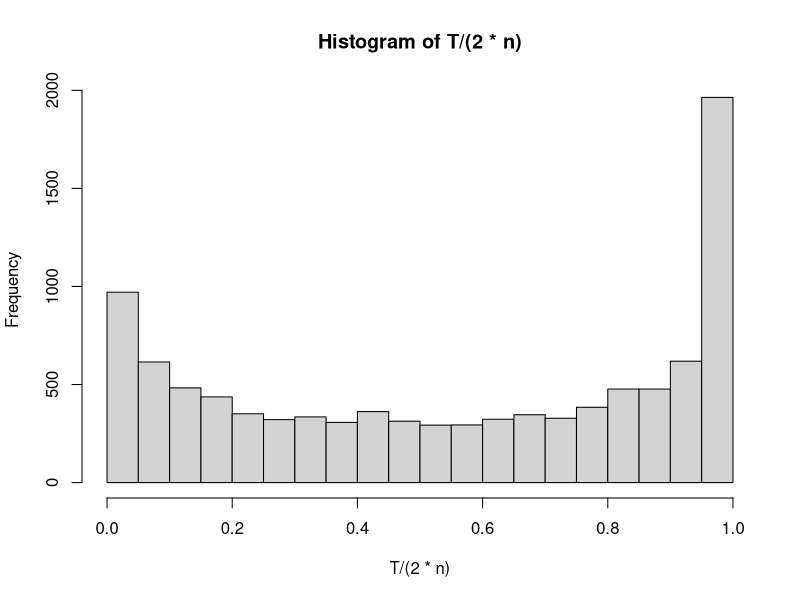
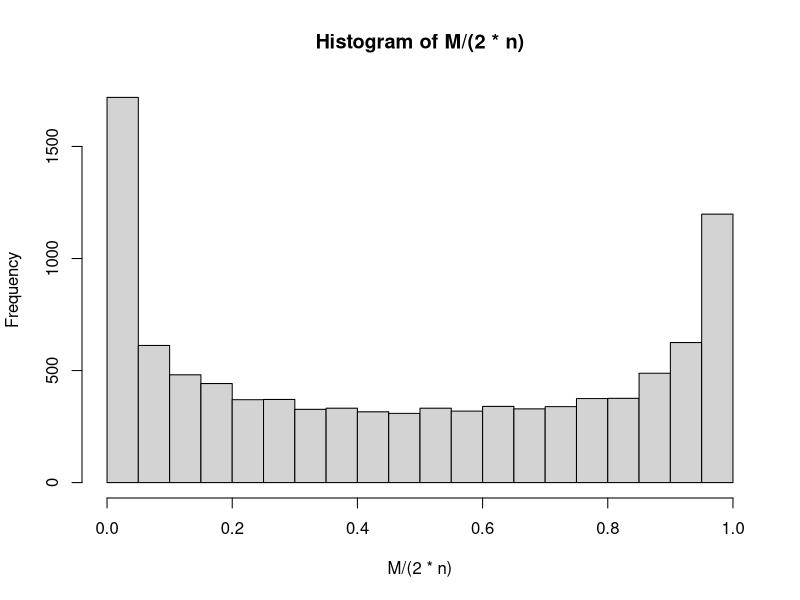
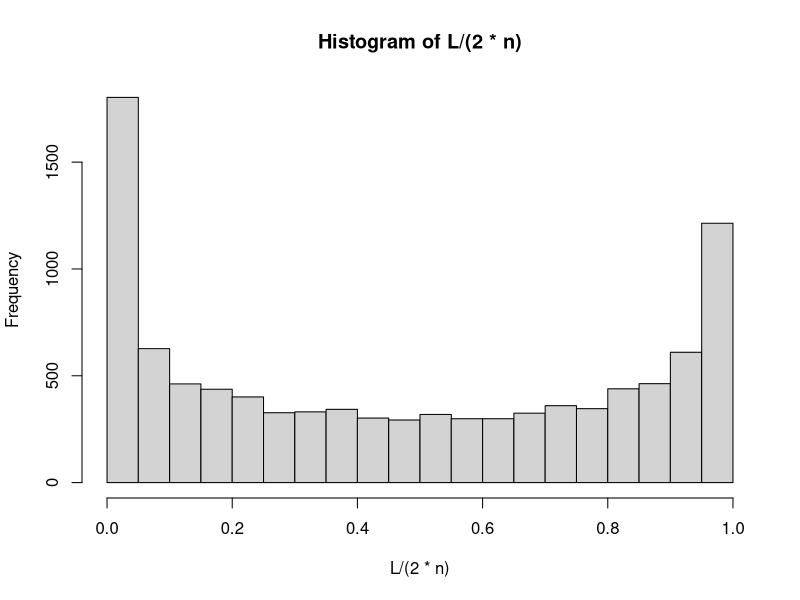
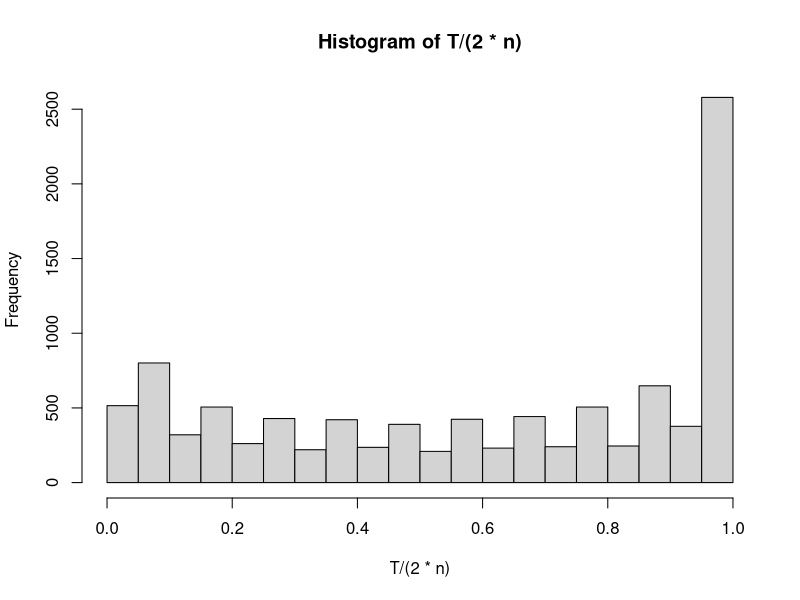
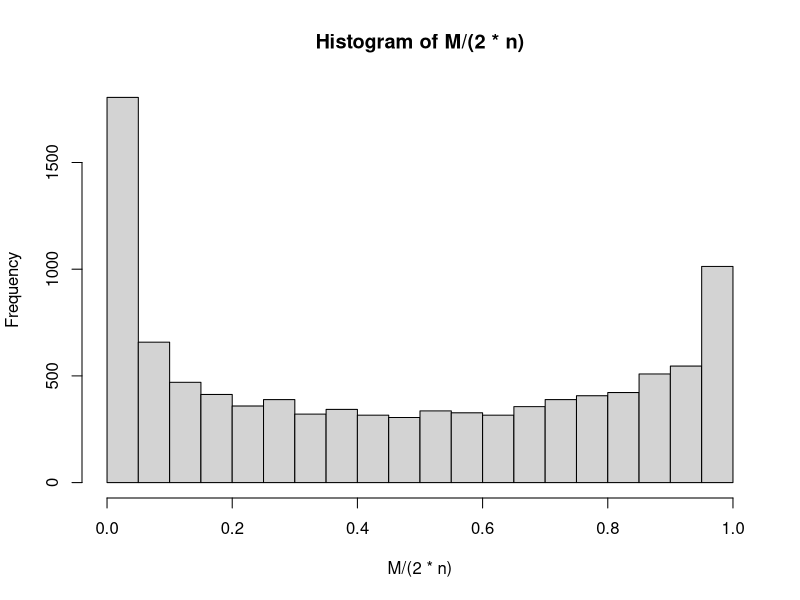
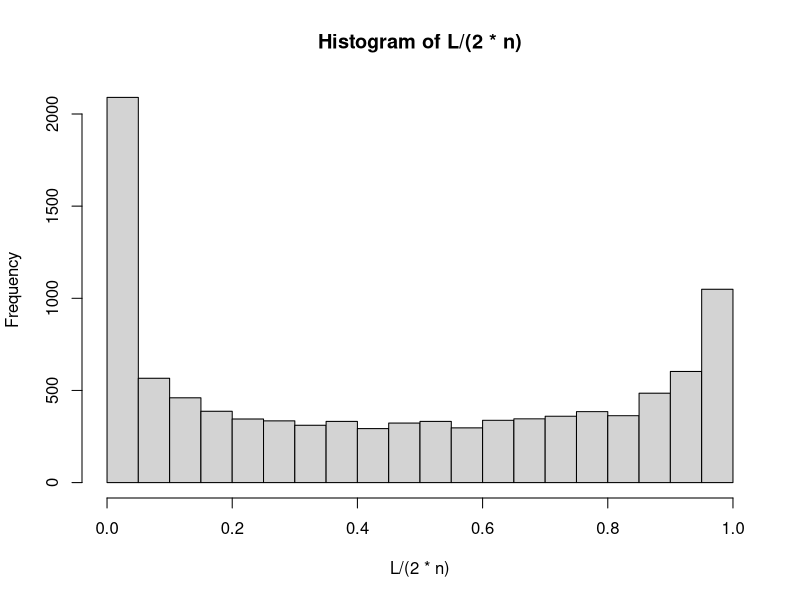
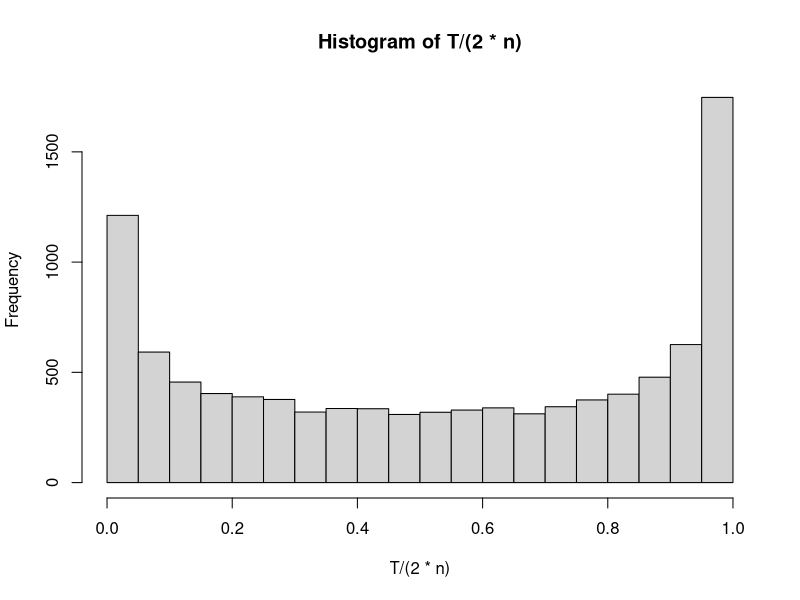
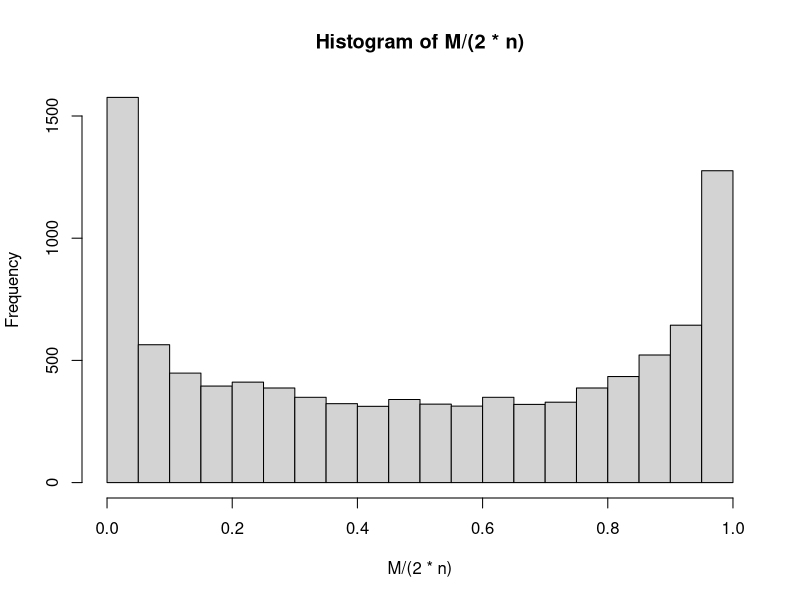

The R script that drew these images, in order:
## ---- chunk 1
knitr::opts_chunk$set(echo = TRUE)
## ---- chunk 2
n <- 100
T <- rep(NA, 10000)
L <- rep(NA, 10000)
M <- rep(NA, 10000)

for (i in 1:10000){
  X = sample(c(-1, 1), 2*n, replace = TRUE)
  path = cumsum(X)
  T[i] = 2*n - which.max(rev(path) == 0) + 1
  L[i] = sum(path > 0)
  M[i] = which.max(path)
}
## ---- chunk 3
hist(T/(2*n))
hist(M/(2*n))
hist(L/(2*n))
## ---- chunk 4
mean(T/(2*n))
mean(L/(2*n))
mean(M/(2*n))
## ---- chunk 5
n <- 30
T <- rep(NA, 10000)
L <- rep(NA, 10000)
M <- rep(NA, 10000)

for (i in 1:10000){
  X = sample(c(-1, 1), 2*n, replace = TRUE)
  path = cumsum(X)
  T[i] = 2*n - which.max(rev(path) == 0) + 1
  L[i] = sum(path > 0)
  M[i] = which.max(path)
}
## ---- chunk 6
hist(T/(2*n))
hist(M/(2*n))
hist(L/(2*n))
## ---- chunk 7
mean(T/(2*n))
mean(L/(2*n))
mean(M/(2*n))
## ---- chunk 8
n <- 300
T <- rep(NA, 10000)
L <- rep(NA, 10000)
M <- rep(NA, 10000)

for (i in 1:10000){
  X = sample(c(-1, 1), 2*n, replace = TRUE)
  path = cumsum(X)
  T[i] = 2*n - which.max(rev(path) == 0) + 1
  L[i] = sum(path > 0)
  M[i] = which.max(path)
}
## ---- chunk 9
hist(T/(2*n))
hist(M/(2*n))
hist(L/(2*n))
## ---- chunk 10
mean(T/(2*n))
mean(L/(2*n))
mean(M/(2*n))
